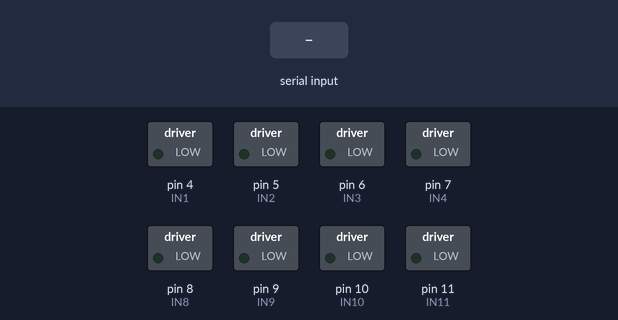
A sketch run on a simulated Arduino Uno, built with avr-gcc and run on an emulated ATmega328P. Parts: switched loads named in the sketch (green lamp = pin HIGH). The test bench sets the inputs (shaded band).

Above: at 1.2 s.
1.3 s: "F" received over Serial
At 1.9 s:
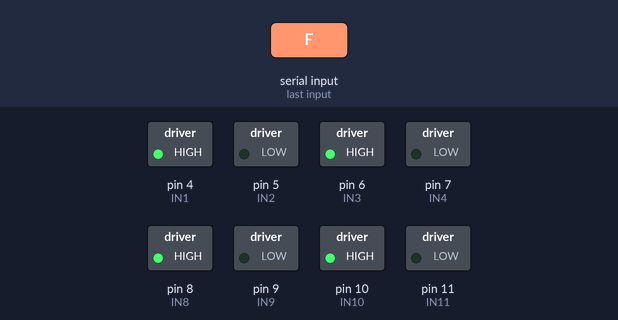
2.8 s: "B" received over Serial
At 4.0 s:
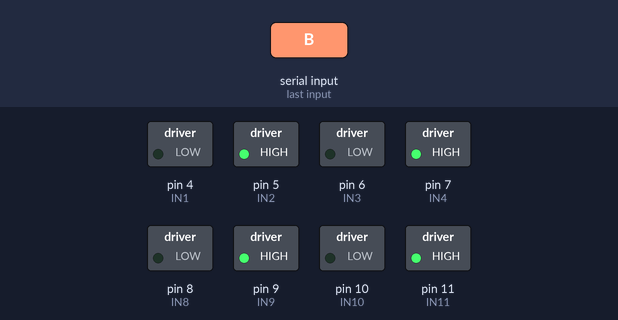
4.3 s: "L" received over Serial
At 5.3 s:
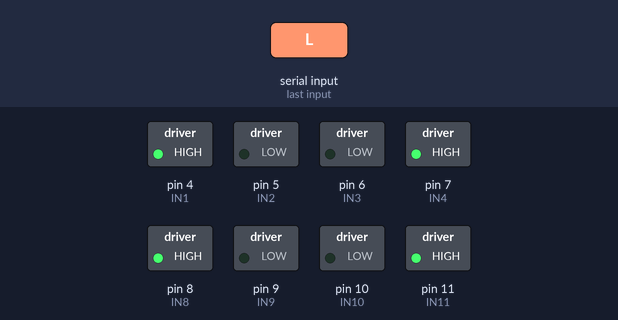
5.8 s: "R" received over Serial
At 6.5 s:
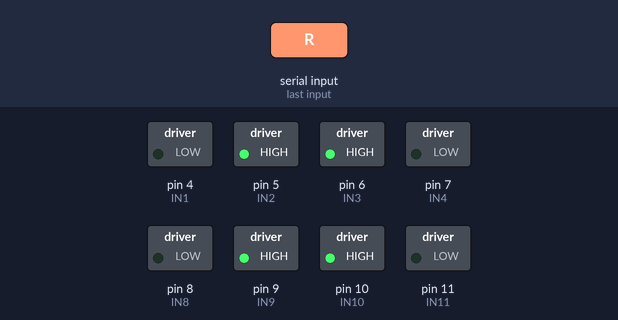
7.3 s: "S" received over Serial
At 7.6 s:
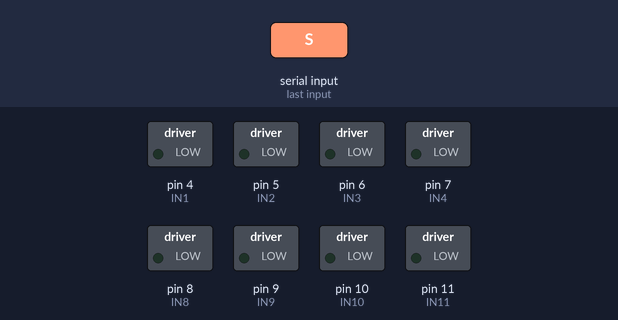
Timing chart, 0 to 9.8 s (numbered marks = the images above; inputs shaded):
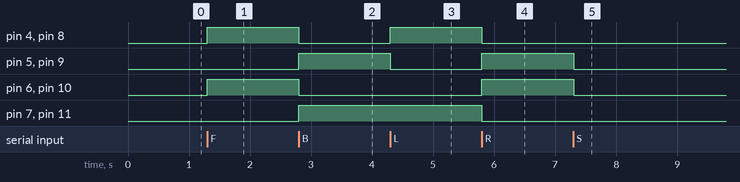

Measured:
- after the input at 1.3 s, pin 4 (IN1), pin 6 (IN3), pin 8 (IN8), pin 10 (IN10): LOW → HIGH at once
- after the input at 2.8 s, pin 4 (IN1), pin 6 (IN3), pin 8 (IN8), pin 10 (IN10): HIGH → LOW at once; pin 5 (IN2), pin 7 (IN4), pin 9 (IN9), pin 11 (IN11): LOW → HIGH at once
- after the input at 4.3 s, pin 4 (IN1), pin 8 (IN8): LOW → HIGH at once; pin 5 (IN2), pin 9 (IN9): HIGH → LOW at once
- after the input at 5.8 s, pin 4 (IN1), pin 7 (IN4), pin 8 (IN8), pin 11 (IN11): HIGH → LOW at once; pin 5 (IN2), pin 6 (IN3), pin 9 (IN9), pin 10 (IN10): LOW → HIGH at once
- after the input at 7.3 s, pin 5 (IN2), pin 6 (IN3), pin 9 (IN9), pin 10 (IN10): HIGH → LOW at once

The sketch:

Philipi_CyberCup.ino
```cpp
/*
Autor/RM:
Vínícius Oliveira Gonçalves 77264
*/

//BIBLIOTECA SENSOR DHT11
#include <dht.h>

//MOTOR DIANTEIRO ESQUERDO
int IN1 = 4;
int IN2 = 5;
//MOTOR DIANTEIRO DIREITO
int IN3 = 6;
int IN4 = 7;
//MOTOR TRASEIRO ESQUERDO
int IN8 = 8;
int IN9 = 9;
//MOTOR TRASEIRO DIREITO
int IN10 = 10;
int IN11 = 11;

//RECEBE BLUETOOTH
char comando;

//SENSOR LDR
int SENSOR_LDR = A0;
int VALOR_LDR = 0;
int LUMINOSIDADE = 0;

//SENSOR TEMPERATURA E UMIDADE
//PINO DATA DO SENSOR NA PORTA A1
#define dht_dpin A1
//Inicializa o sensor
dht DHT;
int TEMPERATURA = 0;
int UMIDADE = 0;


void setup()
{
  //DEFININDO ENTRADAS E SAIDAS
 pinMode(IN1, OUTPUT);
 pinMode(IN2, OUTPUT);
 pinMode(IN3, OUTPUT);
 pinMode(IN4, OUTPUT);
 pinMode(IN8, OUTPUT);
 pinMode(IN9, OUTPUT);
 pinMode(IN10, OUTPUT);
 pinMode(IN11, OUTPUT);
 pinMode(SENSOR_LDR, INPUT);
  //INICIANDO A SERIAL
  Serial.begin(9600);
}

void loop()
{
   //  Sensor_Ldr();
   //  Sensor_Dht11();

  //CONTROLE DO ROBO
  while(Serial.available() > 0)
  {
    comando = Serial.read();

    switch (comando)
    {
    case 'F':
      //FRENTE
     Robo_Frente();
      break;
    case 'B':
      //RE
     Robo_Re();
      break;
    case 'L':
      //ESQUERDA
     Robo_Esquerda();
      break;
    case 'R':
      //DIREITA
     Robo_Direita();
      break;
      case 'S':
      //PARAR
     Robo_Parar();
      break;
      case 'V':
      //ATUALIZA SENSORES
      Sensor_Ldr();
      Sensor_Dht11();
      break;
    default:
    //PARAR TUDO
    Robo_Parar();
    break;
  }
  }
}
```

Funcoes_Philipi.ino
```cpp
//ANDAR PARA FRENTE
 void Robo_Frente()
  {
    //MOTOR DIANTEIRO ESQUERDO
     digitalWrite(IN1, HIGH);
     digitalWrite(IN2, LOW);
    //MOTOR DIANTEIRO DIREITO
     digitalWrite(IN3, HIGH);
     digitalWrite(IN4, LOW);
    //MOTOR TRASEIRO ESQUERDO
     digitalWrite(IN8, HIGH);
     digitalWrite(IN9, LOW);
     digitalWrite(IN10, HIGH);
     digitalWrite(IN11, LOW);
  }
//ANDAR PARA TRÁS
  void Robo_Re()
  {
    //MOTOR DIANTEIRO ESQUERDO
     digitalWrite(IN1, LOW);
     digitalWrite(IN2, HIGH);
    //MOTOR DIANTEIRO DIREITO
     digitalWrite(IN3, LOW);
     digitalWrite(IN4, HIGH);
    //MOTOR TRASEIRO ESQUERDO
     digitalWrite(IN8, LOW);
     digitalWrite(IN9, HIGH);
    //MOTOR TRASEIRO DIREITO
     digitalWrite(IN10, LOW);
     digitalWrite(IN11, HIGH);
  }
//ANDAR PARA ESQUERDA
  void Robo_Esquerda()
  {
    //MOTOR DIANTEIRO ESQUERDO
     digitalWrite(IN1, HIGH);
     digitalWrite(IN2, LOW);
    //MOTOR DIANTEIRO DIREITO
     digitalWrite(IN3, LOW);
     digitalWrite(IN4, HIGH);
    //MOTOR TRASEIRO ESQUERDO
     digitalWrite(IN8, HIGH);
     digitalWrite(IN9, LOW);
    //MOTOR TRASEIRO DIREITO
     digitalWrite(IN10, LOW);
     digitalWrite(IN11, HIGH);
  }
//ANDAR PARA DIREITA
  void Robo_Direita()
  {
    //MOTOR DIANTEIRO ESQUERDO
     digitalWrite(IN1, LOW);
     digitalWrite(IN2, HIGH);
    //MOTOR DIANTEIRO DIREITO
     digitalWrite(IN3, HIGH);
     digitalWrite(IN4, LOW);
    //MOTOR TRASEIRO ESQUERDO
     digitalWrite(IN8, LOW);
     digitalWrite(IN9, HIGH);
    //MOTOR TRASEIRO DIREITO
     digitalWrite(IN10, HIGH);
     digitalWrite(IN11, LOW);
  }
//PARAR TUDO
  void Robo_Parar()
  {
     digitalWrite(IN1, LOW);
     digitalWrite(IN2, LOW);
     digitalWrite(IN3, LOW);
     digitalWrite(IN4, LOW);
     digitalWrite(IN8, LOW);
     digitalWrite(IN9, LOW);
     digitalWrite(IN10, LOW);
     digitalWrite(IN11, LOW);
  }
```

Sensores_Philipi.ino
```cpp
void Sensor_Ldr()
{
  //LE O VALOR DO SENSOR NA PORTA ANALOGICA E ATRIBUI A VARIÁVEL "VALOR_LDR"
  VALOR_LDR = analogRead(SENSOR_LDR);
  //MAPEIA OS OS VALORES DE "VALOR_LDR" E TRANSFORMA EM PORCENTAGEM
  LUMINOSIDADE = map(VALOR_LDR, 1015, 849, 0, 100);
  //CONTROLA VALOR FINAL DA LUMINOSIDADE
   if (LUMINOSIDADE > 100)
    {
      LUMINOSIDADE = 100;
    }
    else if (LUMINOSIDADE < 0)
    {
      LUMINOSIDADE = 0;
    }

}
void Sensor_Dht11()
{
  //LÊ OS DADOS DO SENSOR
  DHT.read11(dht_dpin);
  //ATRIBUI OS DADOS DO SENSOR AS SUAS RESPECTIVAS VARIÁVEIS
  TEMPERATURA = DHT.temperature -4;
  UMIDADE = DHT.humidity;
  //APRIMORA PRECISÃO DA TEMPERATURA
    if (TEMPERATURA < 0)
  {
  TEMPERATURA = 0;
  }
  //PRINTA NA SERIAL OS VALORES
  Serial.print("L = ");
  Serial.print(LUMINOSIDADE);
  Serial.print(" %  ");
  Serial.print(" U = ");
  Serial.print(UMIDADE);
  Serial.print(" %  ");
  Serial.print(" T = ");
  Serial.print(TEMPERATURA);
  Serial.print(" Cº  ");
  Serial.println(" ");

}
```
